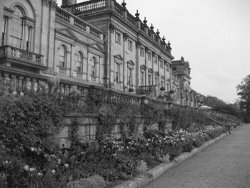
#> input picture Semester-4/Digital Image Processing/Assignment/Assignment 4/org.png, 250 x 188 px
$ jupyter execute assignment-4.ipynb
#> lines starting #> are read from the running program, lines starting #| are printed output that depends on the picture; after the words box and inside, x2 and y2 are one past the last pixel; in counts of white or black regions, pixels touching at a corner belong together
    Segmentation


Segmentation in image processing refers to the process of dividing an image into multiple segments or regions.<br>
It is usually done on the basis of color, texture, intensity, or other features. <br>
The goal of segmentation is to extract meaningful information from an image and to separate the foreground objects from the background.<br>
<br>

There are various techniques used for image segmentation, such as thresholding, clustering, and region growing.<br>
1. Thresholding involves setting a threshold value for a specific feature of an image, such as color or intensity, and separating the pixels above and below that threshold.<br>
2. Clustering involves grouping pixels based on their similarity, while edge detection involves identifying the boundaries between different regions in an image. <br>
3. Region growing is a technique in which pixels are iteratively added to a region based on similarity criteria.


Image segmentation is a fundamental step in many computer vision applications such as object recognition, image retrieval, and medical imaging. It can also be used for image compression, image editing, and image annotation.

    Otsu's method

Otsu's method is a global thresholding technique. It is used to automatically determine an optimal threshold value for separating foreground and background pixels in a grayscale image.<br>
Otsu's method works by maximizing the variance between the two classes of pixels (foreground and background) that are separated by the threshold. <br>The threshold value that maximizes this variance is chosen as the optimal threshold for segmentation.<br>
Since Otsu's method uses a single threshold value for the entire image, it is a global thresholding technique. It is a widely used and effective method for image segmentation and can be applied to images with a bimodal histogram, where the pixel intensity values can be clearly separated into two distinct groups.<br>

For example, in a medical image of a brain scan, the gray matter and white matter in the brain can produce a bimodal histogram, where the gray matter pixels have a different intensity value than the white matter pixels.

    Step's of Otsu's method

The method involves the following steps:

1. Compute the histogram of the grayscale image, which represents the frequency distribution of pixel intensity values in the image.

2. Calculate the total number of pixels in the image and the cumulative sum of the histogram.

3. Compute the mean intensity value of the image by dividing the cumulative sum of the histogram by the total number of pixels.

4. Calculate the between-class variance, which is the variance between the two classes of pixels (foreground and background) separated by a threshold. This is calculated for all possible threshold values between the minimum and maximum pixel intensity values in the image.

5. The threshold value that maximizes the between-class variance is chosen as the optimal threshold for image segmentation.

6. Finally, the image is thresholded using the optimal threshold value, and the foreground and background regions are separated.

    Import the required libraries:

[cell 1]
import numpy as np
from PIL import Image
from matplotlib import pyplot as plt

    Load the image and convert it to grayscale:

[cell 2]
img = Image.open("org.png").convert("L")
#> img is the input picture: PIL image 250x188 L; min 2, max 255, mean 115.7

    Compute the histogram of the image

[cell 3]
hist, bins = np.histogram(img, bins=256, range=(0, 256))
#> hist = 256 values, max 792 at index 239, min 0 at index 0, mean 183.6; bins = 257 values from 0 to 256

The hist array contains the frequency counts for each bin in the histogram.<br>
It is a one-dimensional array with n elements, where n is the number of bins.<br>
The bins array contains the edges of each bin in the histogram.<br>
It is a one-dimensional array with n+1 elements, where n is the number of bins.<br><br>
For example, if bins is [0,1,2,3] & hist is [2,3,5], <br>it means that the histogram has three bins with edges <br>[0,1), [1,2), and [2,3] with each bin has a frequency 2,3 and 5 respectively.

[cell 4]
# Plot histogram
plt.figure(figsize=(10,8))
plt.bar(bins[:-1], hist,width=2)
plt.xlabel('Intensity Value')
plt.ylabel('Frequency')
plt.title('Histogram')
plt.show()
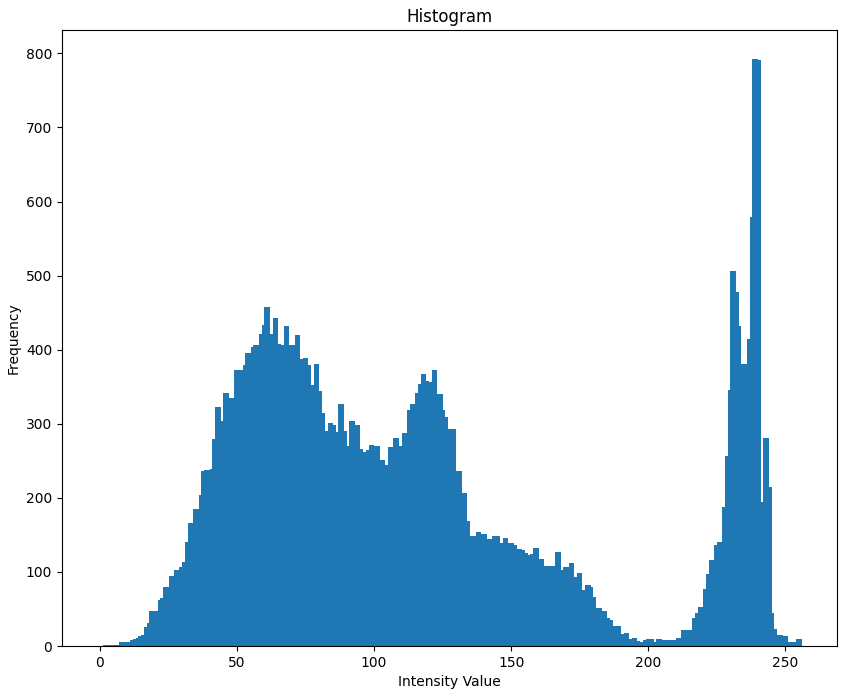
#> figure drawn by matplotlib, 1 panel; tallest bar 792 high, from x = 238 to 240

    Compute the probability mass function (PMF)

[cell 5]
#normalising frequencies so that total sum will be 1
pmf = hist.astype(float) / np.sum(hist)
#> pmf = 256 values, max 0.0169 at index 239, min 0 at index 0, mean 0.00391

    Computer the cumulative sum and mean values of PMF

[cell 6]
cumulative_sum = np.cumsum(pmf)
#> cumulative_sum = 256 values from 0 to 1
mean_values = np.arange(0, 256) * pmf
#> mean_values = 256 values, max 4.04 at index 240, min 0 at index 0, mean 0.452

    Compute the global mean and the between-class variance:

[cell 7]
# Compute the between-class variance for all possible thresholds
variances = np.zeros(256)
for t in range(256):
    w0 = np.sum(pmf[:t+1])
    w1 = np.sum(pmf[t+1:])
    if w0 == 0 or w1 == 0:
        continue
    mean0 = np.sum(mean_values[:t+1]) / w0
    mean1 = np.sum(mean_values[t+1:]) / w1
    variances[t] = w0 * w1 * (mean0 - mean1) ** 2
#> this loop made 256 passes
#> after the loop, variances = 256 values, max 3091.2 at index 146, min 0 at index 0, mean 1935.2

    Find the threshold value that maximizes the between-class variance:

[cell 8]
threshold = np.argmax(variances)
#> threshold = 146

    Segment the image based on the threshold

[cell 9]
segmented_img = np.where(img > threshold, 255, 0)
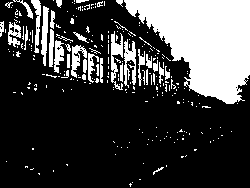
#> segmented_img: shape (188, 250) int64; 25.8% white; 264 white regions (226 under 20 px), largest, box (x1, y1, x2, y2) and area: (124, 0, 250, 104) 8073, (111, 31, 123, 90) 341, (124, 39, 136, 88) 337

    Display the original and segmented images:

[cell 10]
plt.figure(figsize=(12,10))
plt.subplot(1,2,1)
plt.imshow(img, cmap='gray')
plt.title('Original Image')
plt.subplot(1,2,2)
plt.imshow(segmented_img, cmap='gray')
plt.title('Segmented Image')
plt.show()
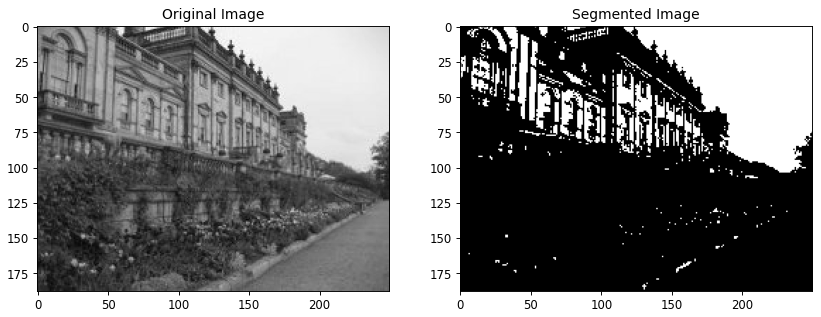
#> figure drawn by matplotlib, 2 panels
